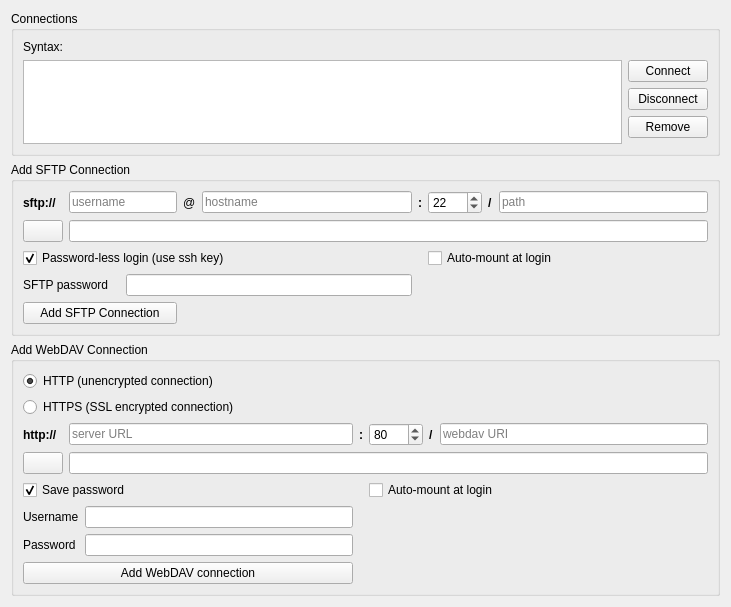
<?xml version="1.0" encoding="UTF-8"?>
<ui version="4.0">
 <class>NetdriveConnector</class>
 <widget class="QWidget" name="NetdriveConnector">
  <property name="geometry">
   <rect>
    <x>0</x>
    <y>0</y>
    <width>731</width>
    <height>607</height>
   </rect>
  </property>
  <property name="windowTitle">
   <string>Form</string>
  </property>
  <layout class="QGridLayout" name="gridLayout_2">
   <item row="0" column="0">
    <layout class="QGridLayout" name="gridLayout">
     <item row="0" column="0">
      <widget class="QGroupBox" name="connectionsGroupBox">
       <property name="title">
        <string>Connections</string>
       </property>
       <layout class="QGridLayout" name="gridLayout_4">
        <item row="0" column="0">
         <layout class="QGridLayout" name="gridLayout_3">
          <item row="0" column="0">
           <widget class="QLabel" name="connectionsTableLegendLbl">
            <property name="text">
             <string>Syntax: &lt;Remote URL&gt; &lt;Local mount point&gt; &lt;filesystem type&gt; &lt;options&gt; &lt;dump&gt; &lt;check&gt;  </string>
            </property>
           </widget>
          </item>
          <item row="3" column="1">
           <widget class="QPushButton" name="removeBtn">
            <property name="text">
             <string>Remove</string>
            </property>
           </widget>
          </item>
          <item row="1" column="1">
           <widget class="QPushButton" name="connectBtn">
            <property name="text">
             <string>Connect</string>
            </property>
           </widget>
          </item>
          <item row="2" column="1">
           <widget class="QPushButton" name="disconnectBtn">
            <property name="text">
             <string>Disconnect</string>
            </property>
           </widget>
          </item>
          <item row="1" column="0" rowspan="4">
           <widget class="QListWidget" name="connectionsListWidget">
            <property name="editTriggers">
             <set>QAbstractItemView::NoEditTriggers</set>
            </property>
            <property name="alternatingRowColors">
             <bool>false</bool>
            </property>
            <property name="selectionBehavior">
             <enum>QAbstractItemView::SelectRows</enum>
            </property>
           </widget>
          </item>
          <item row="4" column="1">
           <spacer name="verticalSpacer">
            <property name="orientation">
             <enum>Qt::Vertical</enum>
            </property>
            <property name="sizeHint" stdset="0">
             <size>
              <width>20</width>
              <height>40</height>
             </size>
            </property>
           </spacer>
          </item>
         </layout>
        </item>
       </layout>
      </widget>
     </item>
     <item row="1" column="0">
      <widget class="QGroupBox" name="sftpGroupBox">
       <property name="title">
        <string>Add SFTP Connection</string>
       </property>
       <layout class="QGridLayout" name="gridLayout_7">
        <item row="0" column="0">
         <layout class="QGridLayout" name="gridLayout_6">
          <item row="0" column="8">
           <widget class="QLineEdit" name="sftpPathLineEdit">
            <property name="placeholderText">
             <string>path</string>
            </property>
           </widget>
          </item>
          <item row="0" column="6">
           <widget class="QSpinBox" name="sftpPortSpinBox">
            <property name="minimum">
             <number>1</number>
            </property>
            <property name="maximum">
             <number>6000</number>
            </property>
            <property name="value">
             <number>22</number>
            </property>
           </widget>
          </item>
          <item row="0" column="5">
           <widget class="QLabel" name="sftpPortSeparatorLbl">
            <property name="font">
             <font>
              <weight>75</weight>
              <bold>true</bold>
             </font>
            </property>
            <property name="text">
             <string>:</string>
            </property>
           </widget>
          </item>
          <item row="0" column="7">
           <widget class="QLabel" name="sftpPathSeparatorLbl">
            <property name="font">
             <font>
              <weight>75</weight>
              <bold>true</bold>
             </font>
            </property>
            <property name="text">
             <string>/</string>
            </property>
           </widget>
          </item>
          <item row="1" column="1" colspan="8">
           <widget class="QLineEdit" name="sftpMountpointLineEdit">
            <property name="readOnly">
             <bool>true</bool>
            </property>
           </widget>
          </item>
          <item row="0" column="0">
           <widget class="QLabel" name="sftpLbl">
            <property name="font">
             <font>
              <weight>75</weight>
              <bold>true</bold>
             </font>
            </property>
            <property name="text">
             <string>sftp://</string>
            </property>
           </widget>
          </item>
          <item row="1" column="0">
           <widget class="QPushButton" name="sftpMountpointBtn">
            <property name="text">
             <string/>
            </property>
            <property name="icon">
             <iconset>
		     <normaloff>/usr/share/pixmaps/netdrive-connector.png</normaloff>/usr/share/pixmaps/netdrive-connector.png</iconset>
            </property>
           </widget>
          </item>
          <item row="0" column="3">
           <widget class="QLabel" name="label">
            <property name="text">
             <string>@</string>
            </property>
           </widget>
          </item>
          <item row="3" column="0" colspan="2">
           <widget class="QLabel" name="sftpPasswordLbl">
            <property name="text">
             <string>SFTP password</string>
            </property>
           </widget>
          </item>
          <item row="0" column="1" colspan="2">
           <widget class="QLineEdit" name="sftpUsernameLineEdit">
            <property name="placeholderText">
             <string>username</string>
            </property>
           </widget>
          </item>
          <item row="0" column="4">
           <widget class="QLineEdit" name="sftpHostnameLineEdit">
            <property name="placeholderText">
             <string>hostname</string>
            </property>
           </widget>
          </item>
          <item row="3" column="2" colspan="3">
           <widget class="QLineEdit" name="sftpPasswordLineEdit">
            <property name="echoMode">
             <enum>QLineEdit::Password</enum>
            </property>
           </widget>
          </item>
          <item row="4" column="0" colspan="3">
           <widget class="QPushButton" name="addSftpBtn">
            <property name="text">
             <string>Add SFTP Connection</string>
            </property>
           </widget>
          </item>
          <item row="2" column="0" colspan="5">
           <widget class="QCheckBox" name="sftpPasswordlessCheckBox">
            <property name="enabled">
             <bool>true</bool>
            </property>
            <property name="text">
             <string>Password-less login (use ssh key)</string>
            </property>
            <property name="checkable">
             <bool>true</bool>
            </property>
            <property name="checked">
             <bool>true</bool>
            </property>
           </widget>
          </item>
          <item row="2" column="6" colspan="3">
           <widget class="QCheckBox" name="sftpAutoMountCheckBox">
            <property name="text">
             <string>Auto-mount at login</string>
            </property>
           </widget>
          </item>
         </layout>
        </item>
       </layout>
      </widget>
     </item>
     <item row="2" column="0">
      <widget class="QGroupBox" name="webdavGroupBox">
       <property name="title">
        <string>Add WebDAV Connection</string>
       </property>
       <layout class="QGridLayout" name="gridLayout_9">
        <item row="0" column="0">
         <layout class="QGridLayout" name="gridLayout_8">
          <item row="7" column="0" colspan="3">
           <widget class="QPushButton" name="addWebdavBtn">
            <property name="text">
             <string>Add WebDAV connection</string>
            </property>
           </widget>
          </item>
          <item row="5" column="0" colspan="2">
           <widget class="QLabel" name="webdavUsernameLbl">
            <property name="text">
             <string>Username</string>
            </property>
           </widget>
          </item>
          <item row="2" column="3">
           <widget class="QLabel" name="webdavPortSeparatorLbl">
            <property name="font">
             <font>
              <weight>75</weight>
              <bold>true</bold>
             </font>
            </property>
            <property name="text">
             <string>:</string>
            </property>
           </widget>
          </item>
          <item row="2" column="5">
           <widget class="QLabel" name="webdavPathSeparatorLbl">
            <property name="font">
             <font>
              <weight>75</weight>
              <bold>true</bold>
             </font>
            </property>
            <property name="text">
             <string>/</string>
            </property>
           </widget>
          </item>
          <item row="6" column="2">
           <widget class="QLineEdit" name="webdavPasswordLineEdit">
            <property name="echoMode">
             <enum>QLineEdit::Password</enum>
            </property>
           </widget>
          </item>
          <item row="5" column="2">
           <widget class="QLineEdit" name="webdavUsernameLineEdit"/>
          </item>
          <item row="2" column="0">
           <widget class="QLabel" name="webdavProtocolLbl">
            <property name="font">
             <font>
              <weight>75</weight>
              <bold>true</bold>
             </font>
            </property>
            <property name="text">
             <string>http://</string>
            </property>
           </widget>
          </item>
          <item row="2" column="4">
           <widget class="QSpinBox" name="webdavPortSpinBox">
            <property name="minimum">
             <number>1</number>
            </property>
            <property name="maximum">
             <number>6000</number>
            </property>
            <property name="value">
             <number>80</number>
            </property>
           </widget>
          </item>
          <item row="2" column="6">
           <widget class="QLineEdit" name="webdavUriLineEdit">
            <property name="placeholderText">
             <string>webdav URI</string>
            </property>
           </widget>
          </item>
          <item row="2" column="1" colspan="2">
           <widget class="QLineEdit" name="webdavServerUrlLineEdit">
            <property name="placeholderText">
             <string>server URL</string>
            </property>
           </widget>
          </item>
          <item row="6" column="0" colspan="2">
           <widget class="QLabel" name="webdavPasswordLbl">
            <property name="text">
             <string>Password</string>
            </property>
           </widget>
          </item>
          <item row="3" column="0">
           <widget class="QPushButton" name="webdavMountpointBtn">
            <property name="text">
             <string/>
            </property>
            <property name="icon">
             <iconset>
              <normaloff>/usr/share/pixmaps/netdrive-connector.png</normaloff>/usr/share/pixmaps/netdrive-connector.png</iconset>
            </property>
           </widget>
          </item>
          <item row="3" column="1" colspan="6">
           <widget class="QLineEdit" name="webdavMountpointLineEdit">
            <property name="readOnly">
             <bool>true</bool>
            </property>
           </widget>
          </item>
          <item row="4" column="0" colspan="3">
           <widget class="QCheckBox" name="webdavSavePasswordCheckBox">
            <property name="text">
             <string>Save password</string>
            </property>
            <property name="checked">
             <bool>true</bool>
            </property>
           </widget>
          </item>
          <item row="0" column="0" colspan="7">
           <widget class="QRadioButton" name="httpRadioButton">
            <property name="text">
             <string>HTTP (unencrypted connection)</string>
            </property>
            <property name="checked">
             <bool>true</bool>
            </property>
           </widget>
          </item>
          <item row="1" column="0" colspan="7">
           <widget class="QRadioButton" name="httpsRadioButton">
            <property name="text">
             <string>HTTPS (SSL encrypted connection)</string>
            </property>
           </widget>
          </item>
          <item row="4" column="4" colspan="3">
           <widget class="QCheckBox" name="webdavAutoMountCheckBox">
            <property name="text">
             <string>Auto-mount at login</string>
            </property>
           </widget>
          </item>
         </layout>
        </item>
       </layout>
      </widget>
     </item>
    </layout>
   </item>
  </layout>
 </widget>
 <tabstops>
  <tabstop>connectionsListWidget</tabstop>
  <tabstop>connectBtn</tabstop>
  <tabstop>disconnectBtn</tabstop>
  <tabstop>removeBtn</tabstop>
  <tabstop>sftpUsernameLineEdit</tabstop>
  <tabstop>sftpHostnameLineEdit</tabstop>
  <tabstop>sftpPortSpinBox</tabstop>
  <tabstop>sftpPathLineEdit</tabstop>
  <tabstop>sftpMountpointBtn</tabstop>
  <tabstop>sftpMountpointLineEdit</tabstop>
  <tabstop>sftpPasswordlessCheckBox</tabstop>
  <tabstop>sftpAutoMountCheckBox</tabstop>
  <tabstop>sftpPasswordLineEdit</tabstop>
  <tabstop>addSftpBtn</tabstop>
  <tabstop>httpRadioButton</tabstop>
  <tabstop>httpsRadioButton</tabstop>
  <tabstop>webdavServerUrlLineEdit</tabstop>
  <tabstop>webdavPortSpinBox</tabstop>
  <tabstop>webdavUriLineEdit</tabstop>
  <tabstop>webdavMountpointBtn</tabstop>
  <tabstop>webdavMountpointLineEdit</tabstop>
  <tabstop>webdavSavePasswordCheckBox</tabstop>
  <tabstop>webdavAutoMountCheckBox</tabstop>
  <tabstop>webdavUsernameLineEdit</tabstop>
  <tabstop>webdavPasswordLineEdit</tabstop>
  <tabstop>addWebdavBtn</tabstop>
 </tabstops>
 <resources/>
 <connections>
  <connection>
   <sender>addSftpBtn</sender>
   <signal>clicked()</signal>
   <receiver>NetdriveConnector</receiver>
   <slot>addSftpBtnClicked()</slot>
   <hints>
    <hint type="sourcelabel">
     <x>19</x>
     <y>336</y>
    </hint>
    <hint type="destinationlabel">
     <x>3</x>
     <y>320</y>
    </hint>
   </hints>
  </connection>
  <connection>
   <sender>addWebdavBtn</sender>
   <signal>clicked()</signal>
   <receiver>NetdriveConnector</receiver>
   <slot>addWebdavBtnClicked()</slot>
   <hints>
    <hint type="sourcelabel">
     <x>34</x>
     <y>578</y>
    </hint>
    <hint type="destinationlabel">
     <x>3</x>
     <y>563</y>
    </hint>
   </hints>
  </connection>
  <connection>
   <sender>sftpMountpointBtn</sender>
   <signal>clicked()</signal>
   <receiver>NetdriveConnector</receiver>
   <slot>sftpMountpointBtnClicked()</slot>
   <hints>
    <hint type="sourcelabel">
     <x>23</x>
     <y>258</y>
    </hint>
    <hint type="destinationlabel">
     <x>2</x>
     <y>235</y>
    </hint>
   </hints>
  </connection>
  <connection>
   <sender>webdavMountpointBtn</sender>
   <signal>clicked()</signal>
   <receiver>NetdriveConnector</receiver>
   <slot>webdavMountpointBtnClicked()</slot>
   <hints>
    <hint type="sourcelabel">
     <x>29</x>
     <y>477</y>
    </hint>
    <hint type="destinationlabel">
     <x>3</x>
     <y>458</y>
    </hint>
   </hints>
  </connection>
  <connection>
   <sender>connectBtn</sender>
   <signal>clicked()</signal>
   <receiver>NetdriveConnector</receiver>
   <slot>connectBtnClicked()</slot>
   <hints>
    <hint type="sourcelabel">
     <x>717</x>
     <y>72</y>
    </hint>
    <hint type="destinationlabel">
     <x>729</x>
     <y>48</y>
    </hint>
   </hints>
  </connection>
  <connection>
   <sender>disconnectBtn</sender>
   <signal>clicked()</signal>
   <receiver>NetdriveConnector</receiver>
   <slot>disconnectBtnClicked()</slot>
   <hints>
    <hint type="sourcelabel">
     <x>708</x>
     <y>78</y>
    </hint>
    <hint type="destinationlabel">
     <x>730</x>
     <y>86</y>
    </hint>
   </hints>
  </connection>
  <connection>
   <sender>removeBtn</sender>
   <signal>clicked()</signal>
   <receiver>NetdriveConnector</receiver>
   <slot>removeBtnClicked()</slot>
   <hints>
    <hint type="sourcelabel">
     <x>708</x>
     <y>113</y>
    </hint>
    <hint type="destinationlabel">
     <x>729</x>
     <y>126</y>
    </hint>
   </hints>
  </connection>
  <connection>
   <sender>httpRadioButton</sender>
   <signal>clicked()</signal>
   <receiver>NetdriveConnector</receiver>
   <slot>httpRadioBtnClicked()</slot>
   <hints>
    <hint type="sourcelabel">
     <x>28</x>
     <y>403</y>
    </hint>
    <hint type="destinationlabel">
     <x>2</x>
     <y>373</y>
    </hint>
   </hints>
  </connection>
  <connection>
   <sender>httpsRadioButton</sender>
   <signal>clicked()</signal>
   <receiver>NetdriveConnector</receiver>
   <slot>httpsRadioBtnClicked()</slot>
   <hints>
    <hint type="sourcelabel">
     <x>19</x>
     <y>428</y>
    </hint>
    <hint type="destinationlabel">
     <x>2</x>
     <y>413</y>
    </hint>
   </hints>
  </connection>
  <connection>
   <sender>sftpPasswordlessCheckBox</sender>
   <signal>clicked()</signal>
   <receiver>NetdriveConnector</receiver>
   <slot>sftpPasswordlessCheckBoxClicked()</slot>
   <hints>
    <hint type="sourcelabel">
     <x>13</x>
     <y>288</y>
    </hint>
    <hint type="destinationlabel">
     <x>2</x>
     <y>286</y>
    </hint>
   </hints>
  </connection>
  <connection>
   <sender>webdavSavePasswordCheckBox</sender>
   <signal>clicked()</signal>
   <receiver>NetdriveConnector</receiver>
   <slot>webdavSavePasswordCheckBoxClicked()</slot>
   <hints>
    <hint type="sourcelabel">
     <x>18</x>
     <y>505</y>
    </hint>
    <hint type="destinationlabel">
     <x>2</x>
     <y>505</y>
    </hint>
   </hints>
  </connection>
 </connections>
 <slots>
  <slot>addSftpBtnClicked()</slot>
  <slot>addWebdavBtnClicked()</slot>
  <slot>sftpMountpointBtnClicked()</slot>
  <slot>webdavMountpointBtnClicked()</slot>
  <slot>connectBtnClicked()</slot>
  <slot>disconnectBtnClicked()</slot>
  <slot>removeBtnClicked()</slot>
  <slot>makeShortcutBtnClicked()</slot>
  <slot>httpRadioBtnClicked()</slot>
  <slot>httpsRadioBtnClicked()</slot>
  <slot>sftpPasswordlessCheckBoxClicked()</slot>
  <slot>webdavSavePasswordCheckBoxClicked()</slot>
 </slots>
</ui>
